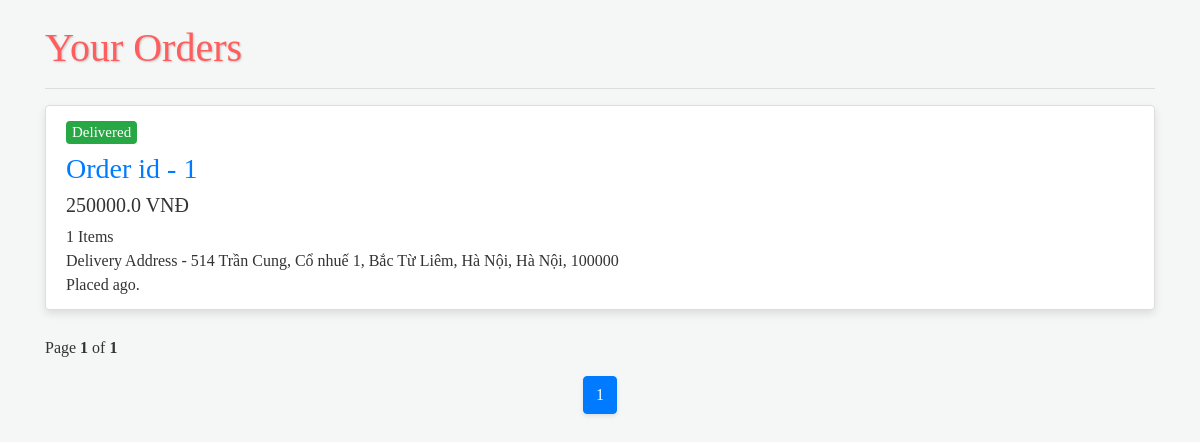
/orders/my (signed in), run on the app's committed database.
### orders/models.py (models this page shows, shortened)
class Order(models.Model):
    user = models.ForeignKey(settings.AUTH_USER_MODEL,
                             related_name='orders', on_delete=models.CASCADE)
    address = models.CharField(max_length=150, blank=False, null=False)
    pin_code = models.CharField(max_length=10)
    city = models.CharField(max_length=50)
    paid = models.BooleanField(default=False)
    created = models.DateTimeField(auto_now_add=True)
    updated = models.DateTimeField(auto_now=True)
    status = models.CharField(
        choices=choices, max_length=10, default='Pending')
    total_price = models.FloatField(null=False, blank=False)
    class Meta:
        ordering = ('-created',)

### orders/views.py (the view)
# urls.py: path('my', views.MyOrders.as_view(), name='my'),
class MyOrders(LoginRequiredMixin, generic.ListView):
    model = Order
    template_name = 'orders/order_list.html'
    context_object_name = 'orders'
    paginate_by = 20
    def get_queryset(self):
        return Order.objects.filter(user=self.request.user).annotate(total_items=Count('items'))

### cart/cart.py (called while the page is built)
def cart_preprocessor(request):
    return {'cart': Cart(request)}

### orders/templates/orders/order_list.html (shortened to what this page needs)
<!DOCTYPE html>
<html lang="en">
  <head>
    <link
      rel="stylesheet"
      href="https://stackpath.bootstrapcdn.com/bootstrap/4.4.1/css/bootstrap.min.css"
    />
  </head>
  <body>
    <div class="container my-4">
      <h1 class="font-weight-light mt-3">Your Orders</h1>
      <hr />
      <ul class="list-group my-3">
        {% for order in orders %}
        <li class="list-group-item">
          <h5 class="mb-2">
            {% if order.status == 'Delivered' %}
            <span class="badge badge-success font-weight-light">
              {{ order.status }}
            </span>
            {% else %}
            <span class="badge badge-info font-weight-light">{{ order.status }}</span>
            {% endif %}
          </h5>
          <h3>
            <a href="{% url 'orders:details' order.id %}">Order id - {{ order.id }}</a>
          </h3>
          <h5>{{ order.total_price }} VNĐ</h5>
          <p class="mb-0">{{ order.total_items }} Items</p>
          <p class="mb-0">
            Delivery Address - {{ order.address }}, {{ order.city }}, {{ order.pin_code }}
          </p>
          <p class="mb-0">Placed {{ order.created|timesince }} ago.</p>
        </li>
        {% endfor %}
      </ul>
      {% with page_obj as page %}
      <p>Page <b>{{ page.number }}</b> of <b>{{ page.paginator.num_pages }}</b></p>
      <nav>
        <ul class="pagination">
          <li class="page-item active"><a href="#" class="page-link">1</a></li>
        </ul>
      </nav>
      {% endwith %}
    </div>
  </body>
</html>

### orders/templates/orders/order_list.html (style rules this page uses)
body { font-family: 'Times New Roman', serif; background: #f4f7f6; color: #333; }
h1 { color: #ff5e5e; text-shadow: 1px 1px 2px rgba(0, 0, 0, 0.2); }
.list-group-item { background: #ffffff; border: 1px solid #ddd; border-radius: 8px; box-shadow: 0 4px 8px rgba(0, 0, 0, 0.1); margin-bottom: 10px; transition: background 0.3s, box-shadow 0.3s; }
.badge-success { background: #28a745; color: #ffffff; }
.pagination { justify-content: center; }
.page-item.active .page-link { background: #007bff; border-color: #007bff; color: #ffffff; }
.page-link { border-radius: 50%; box-shadow: 0 2px 4px rgba(0, 0, 0, 0.1); transition: background 0.3s, color 0.3s; }

### data on the page
Order: status "Delivered", id "1", total_price "250000.0", total_items "1", address "514 Trần Cung, Cổ nhuế 1, Bắc Từ Liêm, Hà Nội", city "Hà Nội", pin_code "100000"

### other printed values
{{ page.number }} "1"
{{ page.paginator.num_pages }} "1"
